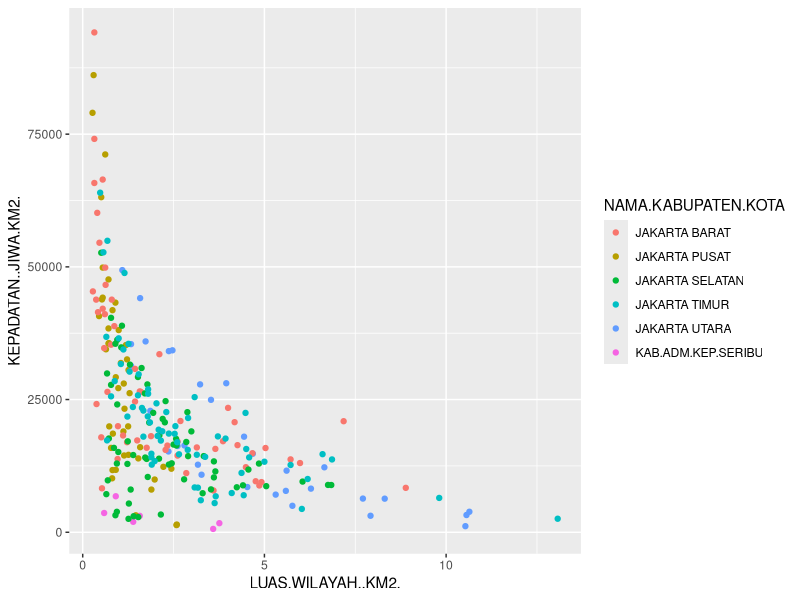
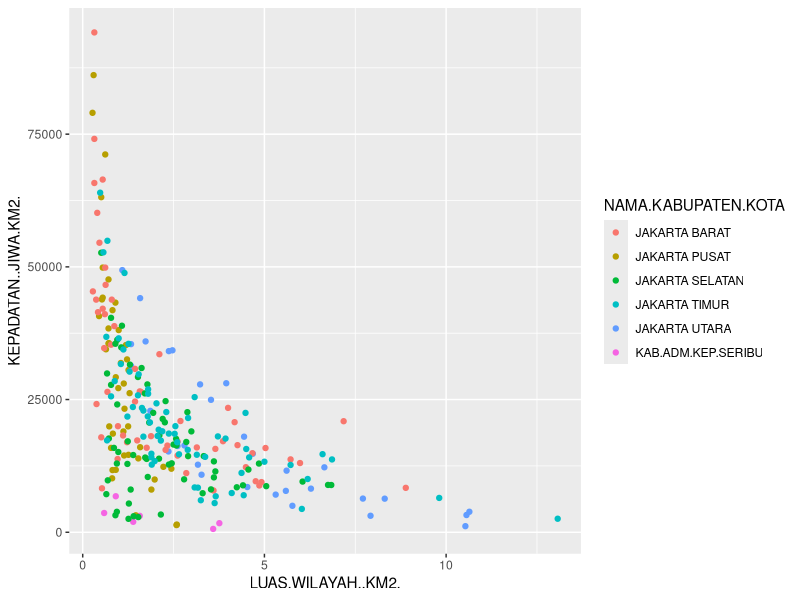
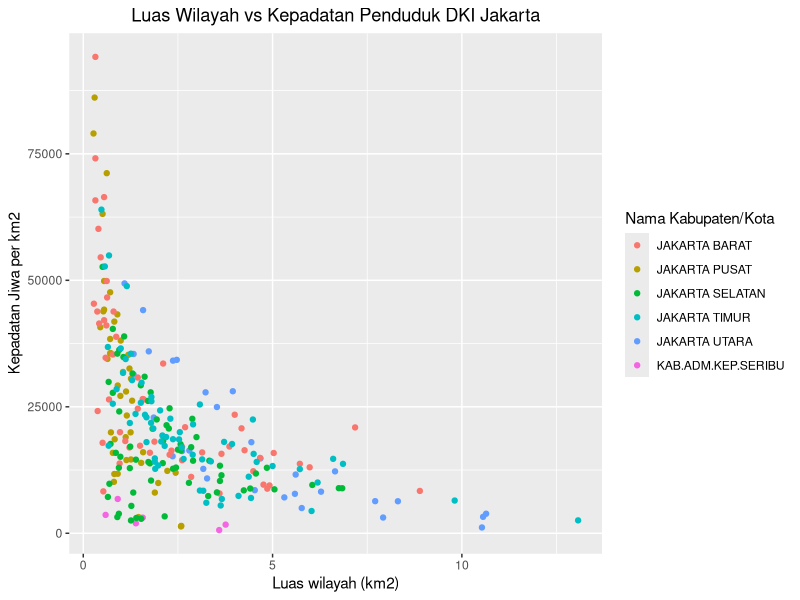
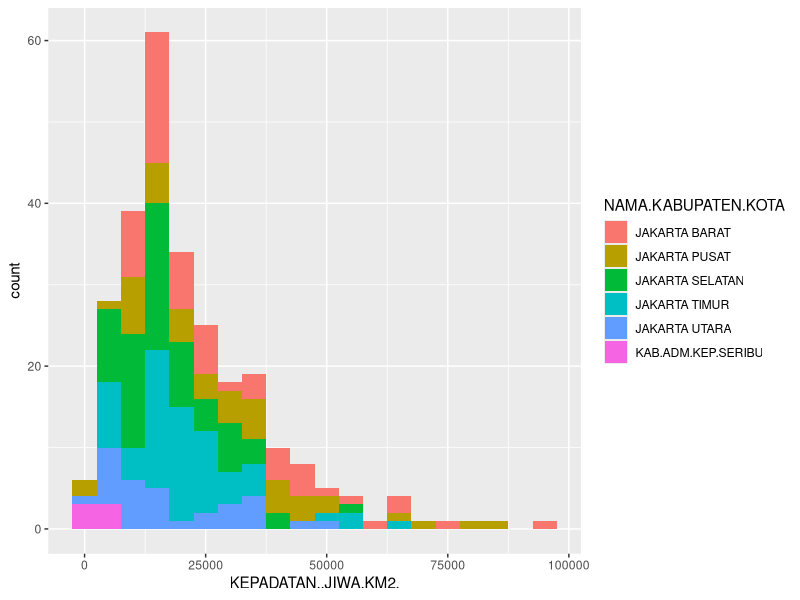
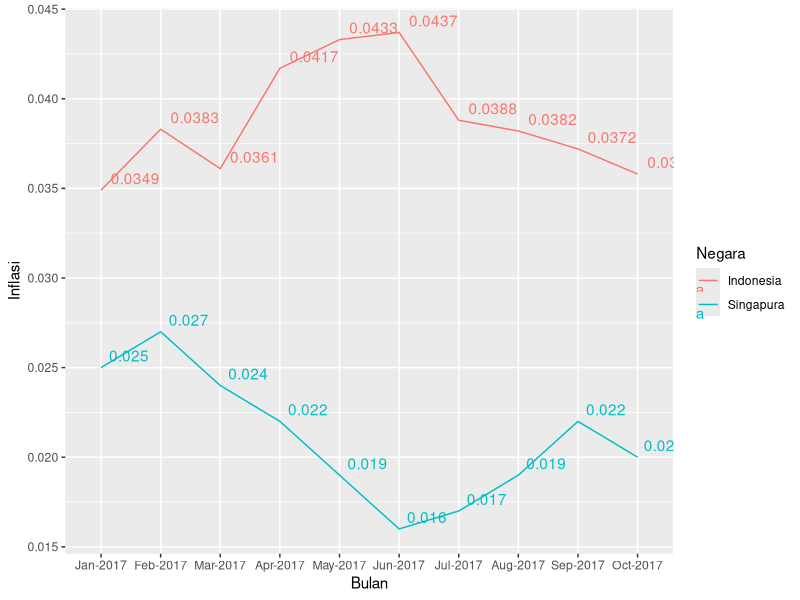
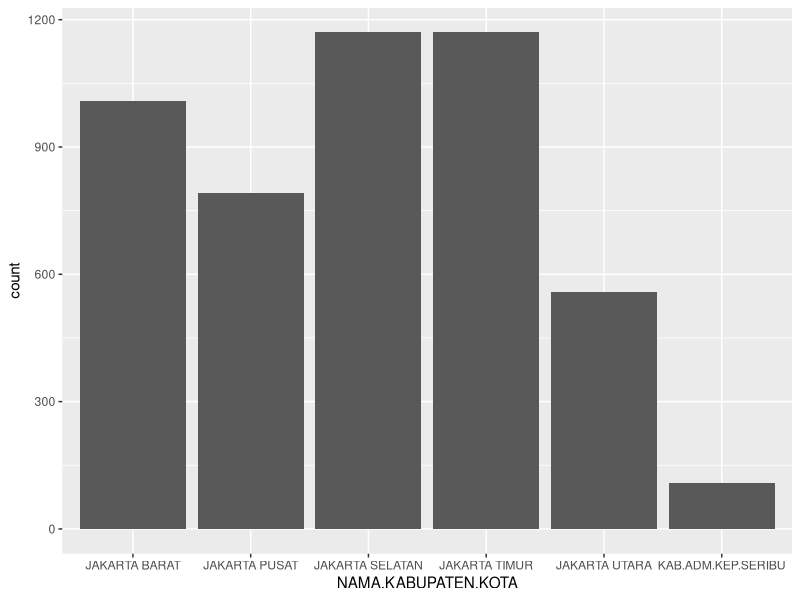
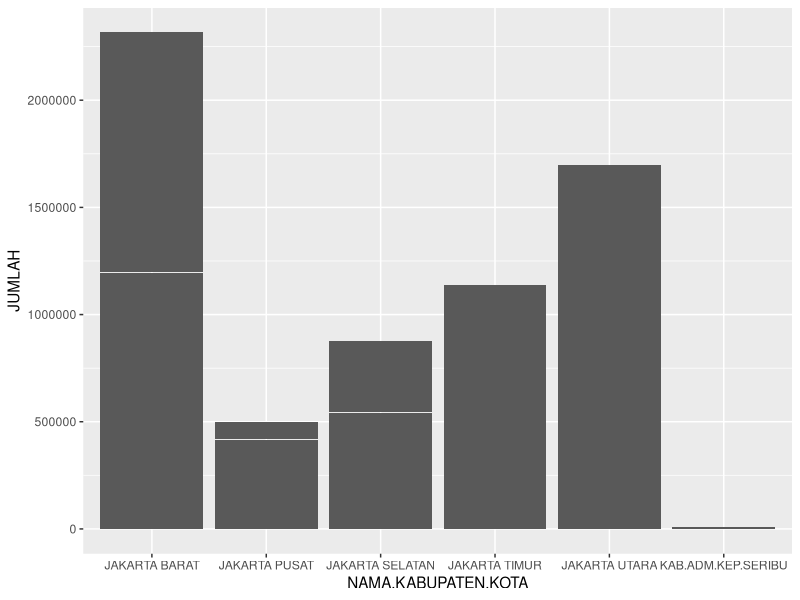
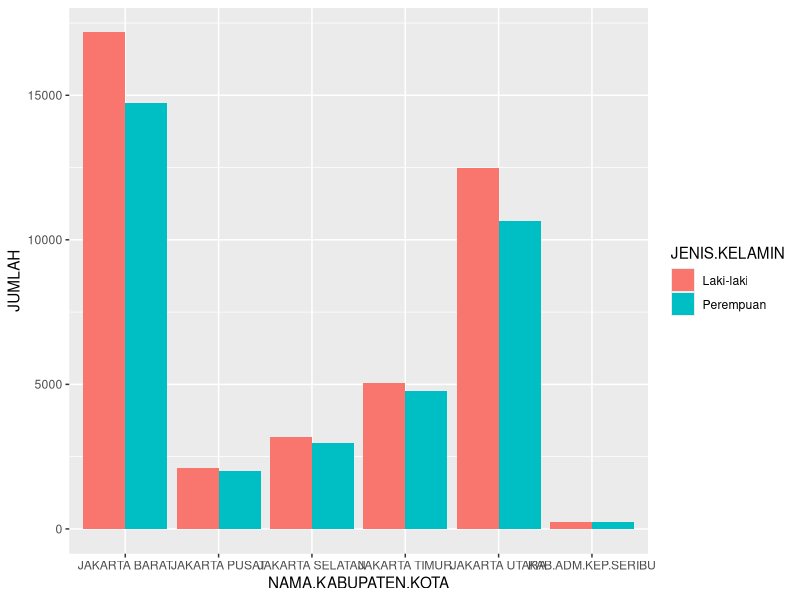

These charts were generated, in order, by the following R code: (Note: this script raises an error after producing the figures.)
library(ggplot2)

# --------------Dasar "Kanvas" untuk Grafik-------------------
# ggplot() + labs(title = "Luas Wilayah vs Kepadatan Penduduk DKI Jakarta - Periode 2013")

plot.jakarta <- ggplot()
plot.jakarta <- plot.jakarta + labs(title="Luas Wilayah vs Kepadatan Penduduk DKI Jakarta - Periode 2013")
plot.jakarta <- plot.jakarta + labs(x = "Label X", y = "Label Y")
# plot.jakarta


# ----------Data dan Aesthetic Mapping---------------
# Membaca data CSV
penduduk.dki <- read.csv("dkikepadatankelurahan2013.csv", sep = ",")
# Menampilkan " NAMA.KELURAHAN " dan "LUAS.WILAYAH..KM2."
penduduk.dki[c("NAMA.KELURAHAN", "LUAS.WILAYAH..KM2.")]

# Melakukan plotting pada data
plot.dki <- ggplot(data = penduduk.dki)
# Melihat summary pada plot
summary(plot.dki)

# Memasukan fungsi aes pada plotting
plot.dki <- ggplot(data = penduduk.dki, aes(x = LUAS.WILAYAH..KM2., y = KEPADATAN..JIWA.KM2., color = NAMA.KABUPATEN.KOTA))


# --------Layer untuk Grafik Pertama: Scatter Plot-----------
# Menambahkan layer untuk menghasilkan scatter plot
plot.dki + layer(geom = "point", stat = "identity", position = "identity")
# baris kode diatas bisa diubah menjadi
plot.dki + geom_point()
#Menambahkan Layer dan labels
plot.dki + geom_point() +
# code untuk menempatkan judul di tengah plot
  theme(plot.title = element_text(hjust = 0.5)) +
  labs(title = "Luas Wilayah vs Kepadatan Penduduk DKI Jakarta",
  x = "Luas wilayah (km2)", y = "Kepadatan Jiwa per km2",
  color = "Nama Kabupaten/Kota")


# -----------------Histogram-------------------
# Menambahkan data dan aesthetic mapping
plot.dki <- ggplot(data = penduduk.dki, aes(x = KEPADATAN..JIWA.KM2.))
# Menambahkan fill
plot.dki <- ggplot(data=penduduk.dki, aes(x = KEPADATAN..JIWA.KM2., fill = NAMA.KABUPATEN.KOTA))
plot.dki + geom_histogram(binwidth = 5000)


# -------------Visualisasi Trend dengan Line Chart----------
#Membaca data csv dan dimasukkan ke variable inflasi.indo.sing
inflasi.indo.sing <- read.csv("inflasi.csv", sep = ",")
# Memperbaiki Urutan Bulan dengan Factoring supaya berurutan Jan-Des
inflasi.indo.sing$Bulan <- factor(inflasi.indo.sing$Bulan,
 levels = c("Jan-2017", "Feb-2017", "Mar-2017", "Apr-2017", "May-2017",
 "Jun-2017", "Jul-2017", "Aug-2017", "Sep-2017", "Oct-2017"))
#Menambahkan data dan aesthetic mapping
plot.inflasi <- ggplot(data = inflasi.indo.sing, aes(x = Bulan,
 y = Inflasi, color = Negara, group = Negara))
# Menambahkan layer
plot.inflasi + geom_line() + geom_text(aes(label=Inflasi),hjust=-0.2, vjust=-0.5)


# -------------Bar Chart dan Pie Chart-----------
#Membaca data csv dan dimasukkan ke variable penduduk.dki
penduduk.dki <- read.csv("datakependudukandki-dqlab.csv", sep = ",")

# Bar Chart 1
plot.dki <- ggplot(data = penduduk.dki, aes(x = NAMA.KABUPATEN.KOTA))
plot.dki + geom_bar()

# Bar Chart 2
plot.dki <- ggplot(data = penduduk.dki, aes(x = NAMA.KABUPATEN.KOTA, y = JUMLAH))
plot.dki + geom_bar(stat = "identity")

# Bar Chart 3
plot.dki <- ggplot(data = penduduk.dki, aes(x = NAMA.KABUPATEN.KOTA, y = JUMLAH, fill = JENIS.KELAMIN))
plot.dki + geom_bar(stat = "identity", position = "dodge")

# Melakukan agregasi rata-rata jumlah laki-laki/perempuan tiap kota
aggregate(x = list(RATARATA = penduduk.dki$JUMLAH), FUN = mean,
 by = list(NAMA.KABUPATEN.KOTA = penduduk.dki$NAMA.KABUPATEN.KOTA, JENIS.KELAMIN = penduduk.dki$JENIS.KELAMIN))

# Melakukan agregasi total jumlah laki-laki/perempuan tiap kota
aggregate(x = list(JUMLAH = penduduk.dki$JUMLAH), FUN = sum,
 by = list(NAMA.KABUPATEN.KOTA = penduduk.dki$NAMA.KABUPATEN.KOTA, JENIS.KELAMIN = penduduk.dki$JENIS.KELAMIN))

# Bar Chart 4
#Melakukan agregasi
p <- aggregate(x=list(JUMLAH=penduduk.dki$JUMLAH), FUN=sum, by = list(NAMA.KABUPATEN.KOTA=penduduk.dki$NAMA.KABUPATEN.KOTA, JENIS.KELAMIN=penduduk.dki$JENIS.KELAMIN))
#Plot grafik
plot.dki <- ggplot(data=p, aes(x = NAMA.KABUPATEN.KOTA, y=JUMLAH, fill=JENIS.KELAMIN, label = JUMLAH))
plot.dki <- plot.dki + geom_bar(stat="identity", position="dodge")  
plot.dki <- plot.dki + labs(title="Jumlah Penduduk DKI Jakarta Umur > 35 - Tahun 2013", x="Kabupaten / Kota", y="Jumlah Penduduk")
plot.dki <- plot.dki + theme(axis.text.x = element_text(angle=45,vjust = 0.5), plot.title = element_text(hjust=0.5))
plot.dki <- plot.dki + geom_text(position = position_dodge(1.2))
plot.dki

# Pie Chart
#Melakukan agregasi
p <- aggregate(x=list(JUMLAH=penduduk.dki$JUMLAH), FUN=sum, by = list(NAMA.KABUPATEN.KOTA=penduduk.dki$NAMA.KABUPATEN.KOTA))
#Plot grafik pie chart
plot.dki <- ggplot(data=p, aes(x="", y=JUMLAH, fill = NAMA.KABUPATEN.KOTA))
plot.dki <- plot.dki + geom_bar(width = 1, stat = "identity")
# Membuat bar chart menjadi pie chart
plot.dki <- plot.dki + coord_polar("y", start=0)
plot.dki


# ----------------------Membagi Grafik dengan Faceting------------
#Menambahkan data dan aesthetic mapping
plot.dki <- ggplot(data=penduduk.dki, aes(x = LUAS.WILAYAH..KM2.,  y=KEPADATAN..JIWA.KM2.,  color=NAMA.KABUPATEN.KOTA))

# facet_wrap scatter plot
plot.dki <- plot.dki + layer(geom = "point", stat="identity", position = "identity")
plot.dki <- plot.dki + labs(x="Luas Wilayah (km2)", y="Kepadatan Jiwa (km2)", color="Kabupaten/Kota")
plot.dki + facet_wrap( ~ NAMA.KABUPATEN.KOTA, ncol=2)

# facet_wrap histogram
plot.dki <- plot.dki + geom_histogram(binwidth=10000)
plot.dki <- plot.dki + labs(x="Kepadatan Jiwa (km2)", y="Jumlah Kelurahan", color="Kabupaten/Kota")
plot.dki + facet_wrap(~NAMA.KABUPATEN.KOTA, ncol = 2)